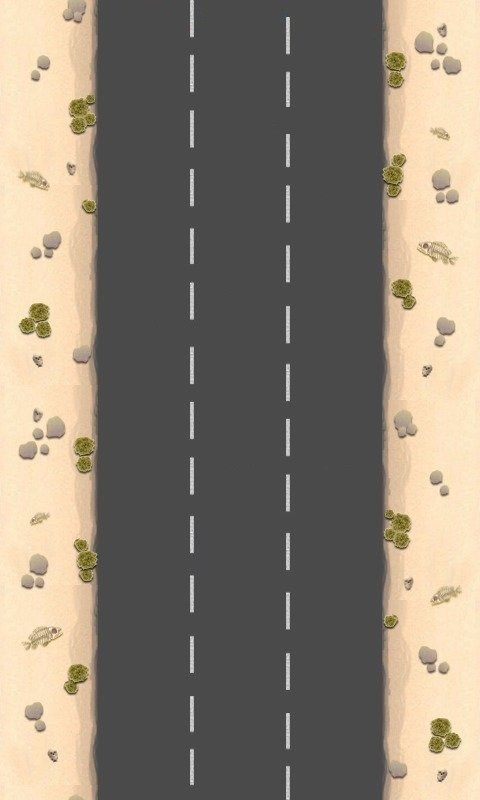
//> input picture ShowImage(OpenCV)/road.jpg, 480 x 800 px
$ ./ShowImage   (built with g++ and OpenCV 4)
//> lines starting //> are read from the running program, lines starting //| are printed output that depends on the picture; after the words box and inside, x2 and y2 are one past the last pixel; in counts of white or black regions, pixels touching at a corner belong together
#include <stdio.h>
#include <stdlib.h>
#include <conio.h>
#include <cv.h>			//Open CV涵式庫
#include <highgui.h>	//Open CV涵式庫

int main(void)
{
	/*---------------------------------------------變數宣告-------------------------------------------------*/
	char directKey;
	IplImage *ImageRoad,*ImageCar,*ImageMaskCar;      //宣告道路,汽車與汽車mask圖片IplImage的資料結構
	int car_Xaxis=240,car_Yaxis=600;	//宣告汽車的x, y座標

	do
	{
		ImageRoad=cvLoadImage("road.jpg");	//載入道路圖片
//> ImageRoad is the input picture: 800 rows x 480 cols, CV_8UC3; mean B, G, R 115.5, 129.3, 139.5
		ImageCar=cvLoadImage("car.png");	//載入汽車圖片
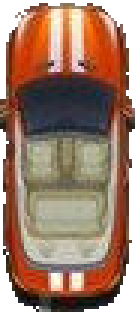
//> input picture ShowImage(OpenCV)/car.png, 45 x 104 px (shown 3 times larger)
//> ImageCar is the input picture: 104 rows x 45 cols, CV_8UC3; mean B, G, R 105.4, 124.1, 156.9
		ImageMaskCar=cvLoadImage("car.png",0);	//載入汽車mask圖片
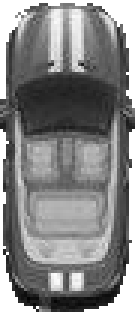
//> ImageMaskCar: 104 rows x 45 cols, CV_8UC1 (shown 3 times larger); min 1, max 255, mean 131.3
		cvThreshold(ImageMaskCar,ImageMaskCar,254,255,CV_THRESH_BINARY_INV);	//二值化	(輸入圖,輸出圖,閾直,最大值,操作型態(超過閾值的像素設為0，小於閾值的設為最大值)
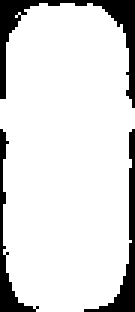
//> ImageMaskCar: 104 rows x 45 cols, CV_8UC1 (shown 3 times larger); 86.5% white; 3 black regions, box (x1, y1, x2, y2) and area: (0, 0, 45, 36) 306, (28, 43, 45, 104) 182, (0, 43, 13, 104) 145
		/*========================以下程式由鍵盤控制車子移動====================================*/
		while(kbhit())			//判斷鍵盤是否有被按下(如果沒有用While迴圈會發生甚麼事情呢?)
	    {
//> the Esc key is pressed

	    	directKey=getch();		//讀取鍵盤輸入字元
//> the Esc key is pressed
			switch(directKey)
//> the Esc key is pressed
	        {
	        	case 52:   //鍵盤輸入4汽車x座標遞減10;
					car_Xaxis-=10;
	            break;

	            case 54:   //鍵盤輸入6汽車x座標遞增10
					car_Xaxis+=10;
				break;

	        }

		}
		cvSetImageROI(ImageRoad,cvRect(car_Xaxis,car_Yaxis,ImageCar->width,ImageCar->height));	//設置感興區域 (感興區域為圖1的一部份,(起始X座標,起始y做標,圖2寬度,圖2高度))
		cvCopy(ImageCar,ImageRoad,ImageMaskCar);	//將汽車圖片複製到感興區域 	白色255的部份為顯示出來的區域,黑色為0的部份為不顯示出來的區域,白色的部份還原成圖片
		cvResetImageROI(ImageRoad);	//釋放感興區域
		cvShowImage("CarMove",ImageRoad); //顯示繪圖介面物件
		cvWaitKey(1);	//延緩0.001秒若沒有按下任何案件往下執行
		cvReleaseImage(&ImageRoad); //釋放汽車IplImage圖形資料結構所占用的記憶體

	}while(directKey!=17);
}
